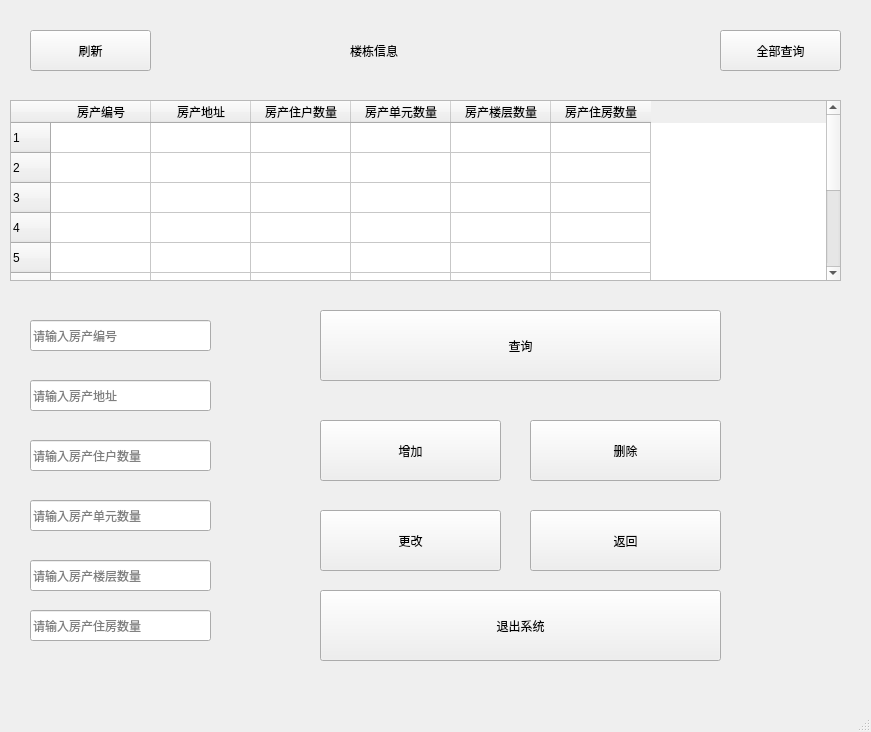
<?xml version="1.0" encoding="UTF-8"?>
<ui version="4.0">
 <class>MainWindow</class>
 <widget class="QMainWindow" name="MainWindow">
  <property name="geometry">
   <rect>
    <x>0</x>
    <y>0</y>
    <width>871</width>
    <height>732</height>
   </rect>
  </property>
  <property name="minimumSize">
   <size>
    <width>871</width>
    <height>732</height>
   </size>
  </property>
  <property name="maximumSize">
   <size>
    <width>871</width>
    <height>732</height>
   </size>
  </property>
  <property name="windowTitle">
   <string>root_楼栋信息</string>
  </property>
  <widget class="QWidget" name="centralwidget">
   <widget class="QLabel" name="label">
    <property name="geometry">
     <rect>
      <x>350</x>
      <y>10</y>
      <width>131</width>
      <height>81</height>
     </rect>
    </property>
    <property name="styleSheet">
     <string notr="true">font: 18pt &quot;Arial&quot;;</string>
    </property>
    <property name="text">
     <string>楼栋信息</string>
    </property>
   </widget>
   <widget class="QTableWidget" name="tableWidget">
    <property name="geometry">
     <rect>
      <x>10</x>
      <y>100</y>
      <width>831</width>
      <height>181</height>
     </rect>
    </property>
    <row>
     <property name="text">
      <string>1</string>
     </property>
    </row>
    <row>
     <property name="text">
      <string>2</string>
     </property>
    </row>
    <row>
     <property name="text">
      <string>3</string>
     </property>
    </row>
    <row>
     <property name="text">
      <string>4</string>
     </property>
    </row>
    <row>
     <property name="text">
      <string>5</string>
     </property>
    </row>
    <row>
     <property name="text">
      <string>6</string>
     </property>
    </row>
    <row>
     <property name="text">
      <string>7</string>
     </property>
    </row>
    <row>
     <property name="text">
      <string>8</string>
     </property>
    </row>
    <row>
     <property name="text">
      <string>新建行</string>
     </property>
    </row>
    <row>
     <property name="text">
      <string>10</string>
     </property>
    </row>
    <column>
     <property name="text">
      <string>房产编号</string>
     </property>
    </column>
    <column>
     <property name="text">
      <string>房产地址</string>
     </property>
    </column>
    <column>
     <property name="text">
      <string>房产住户数量</string>
     </property>
    </column>
    <column>
     <property name="text">
      <string>房产单元数量</string>
     </property>
    </column>
    <column>
     <property name="text">
      <string>房产楼层数量</string>
     </property>
    </column>
    <column>
     <property name="text">
      <string>房产住房数量</string>
     </property>
    </column>
   </widget>
   <widget class="QPushButton" name="pushButton">
    <property name="geometry">
     <rect>
      <x>720</x>
      <y>30</y>
      <width>121</width>
      <height>41</height>
     </rect>
    </property>
    <property name="text">
     <string>全部查询</string>
    </property>
   </widget>
   <widget class="QLineEdit" name="lineEdit">
    <property name="geometry">
     <rect>
      <x>30</x>
      <y>320</y>
      <width>181</width>
      <height>31</height>
     </rect>
    </property>
    <property name="placeholderText">
     <string>请输入房产编号</string>
    </property>
   </widget>
   <widget class="QLineEdit" name="lineEdit_2">
    <property name="geometry">
     <rect>
      <x>30</x>
      <y>380</y>
      <width>181</width>
      <height>31</height>
     </rect>
    </property>
    <property name="text">
     <string/>
    </property>
    <property name="placeholderText">
     <string>请输入房产地址</string>
    </property>
   </widget>
   <widget class="QLineEdit" name="lineEdit_3">
    <property name="geometry">
     <rect>
      <x>30</x>
      <y>440</y>
      <width>181</width>
      <height>31</height>
     </rect>
    </property>
    <property name="placeholderText">
     <string>请输入房产住户数量</string>
    </property>
   </widget>
   <widget class="QLineEdit" name="lineEdit_4">
    <property name="geometry">
     <rect>
      <x>30</x>
      <y>500</y>
      <width>181</width>
      <height>31</height>
     </rect>
    </property>
    <property name="placeholderText">
     <string>请输入房产单元数量</string>
    </property>
   </widget>
   <widget class="QLineEdit" name="lineEdit_5">
    <property name="geometry">
     <rect>
      <x>30</x>
      <y>560</y>
      <width>181</width>
      <height>31</height>
     </rect>
    </property>
    <property name="placeholderText">
     <string>请输入房产楼层数量</string>
    </property>
   </widget>
   <widget class="QLineEdit" name="lineEdit_6">
    <property name="geometry">
     <rect>
      <x>30</x>
      <y>610</y>
      <width>181</width>
      <height>31</height>
     </rect>
    </property>
    <property name="placeholderText">
     <string>请输入房产住房数量</string>
    </property>
   </widget>
   <widget class="QPushButton" name="pushButton_5">
    <property name="geometry">
     <rect>
      <x>320</x>
      <y>510</y>
      <width>181</width>
      <height>61</height>
     </rect>
    </property>
    <property name="styleSheet">
     <string notr="true">font: 18pt &quot;Arial&quot;;</string>
    </property>
    <property name="text">
     <string>更改</string>
    </property>
   </widget>
   <widget class="QPushButton" name="pushButton_2">
    <property name="geometry">
     <rect>
      <x>320</x>
      <y>310</y>
      <width>401</width>
      <height>71</height>
     </rect>
    </property>
    <property name="styleSheet">
     <string notr="true">font: 18pt &quot;Arial&quot;;</string>
    </property>
    <property name="text">
     <string>查询</string>
    </property>
   </widget>
   <widget class="QPushButton" name="pushButton_4">
    <property name="geometry">
     <rect>
      <x>530</x>
      <y>420</y>
      <width>191</width>
      <height>61</height>
     </rect>
    </property>
    <property name="styleSheet">
     <string notr="true">font: 18pt &quot;Arial&quot;;</string>
    </property>
    <property name="text">
     <string>删除</string>
    </property>
   </widget>
   <widget class="QPushButton" name="pushButton_3">
    <property name="geometry">
     <rect>
      <x>320</x>
      <y>420</y>
      <width>181</width>
      <height>61</height>
     </rect>
    </property>
    <property name="styleSheet">
     <string notr="true">font: 18pt &quot;Arial&quot;;</string>
    </property>
    <property name="text">
     <string>增加</string>
    </property>
   </widget>
   <widget class="QPushButton" name="pushButton_6">
    <property name="geometry">
     <rect>
      <x>530</x>
      <y>510</y>
      <width>191</width>
      <height>61</height>
     </rect>
    </property>
    <property name="styleSheet">
     <string notr="true">font: 18pt &quot;Arial&quot;;</string>
    </property>
    <property name="text">
     <string>返回</string>
    </property>
   </widget>
   <widget class="QPushButton" name="pushButton_7">
    <property name="geometry">
     <rect>
      <x>320</x>
      <y>590</y>
      <width>401</width>
      <height>71</height>
     </rect>
    </property>
    <property name="styleSheet">
     <string notr="true">font: 18pt &quot;Arial&quot;;</string>
    </property>
    <property name="text">
     <string>退出系统</string>
    </property>
   </widget>
   <widget class="QPushButton" name="pushButton_1">
    <property name="geometry">
     <rect>
      <x>30</x>
      <y>30</y>
      <width>121</width>
      <height>41</height>
     </rect>
    </property>
    <property name="text">
     <string>刷新</string>
    </property>
   </widget>
  </widget>
  <widget class="QMenuBar" name="menubar">
   <property name="geometry">
    <rect>
     <x>0</x>
     <y>0</y>
     <width>871</width>
     <height>26</height>
    </rect>
   </property>
  </widget>
  <widget class="QStatusBar" name="statusbar"/>
 </widget>
 <resources/>
 <connections/>
</ui>
